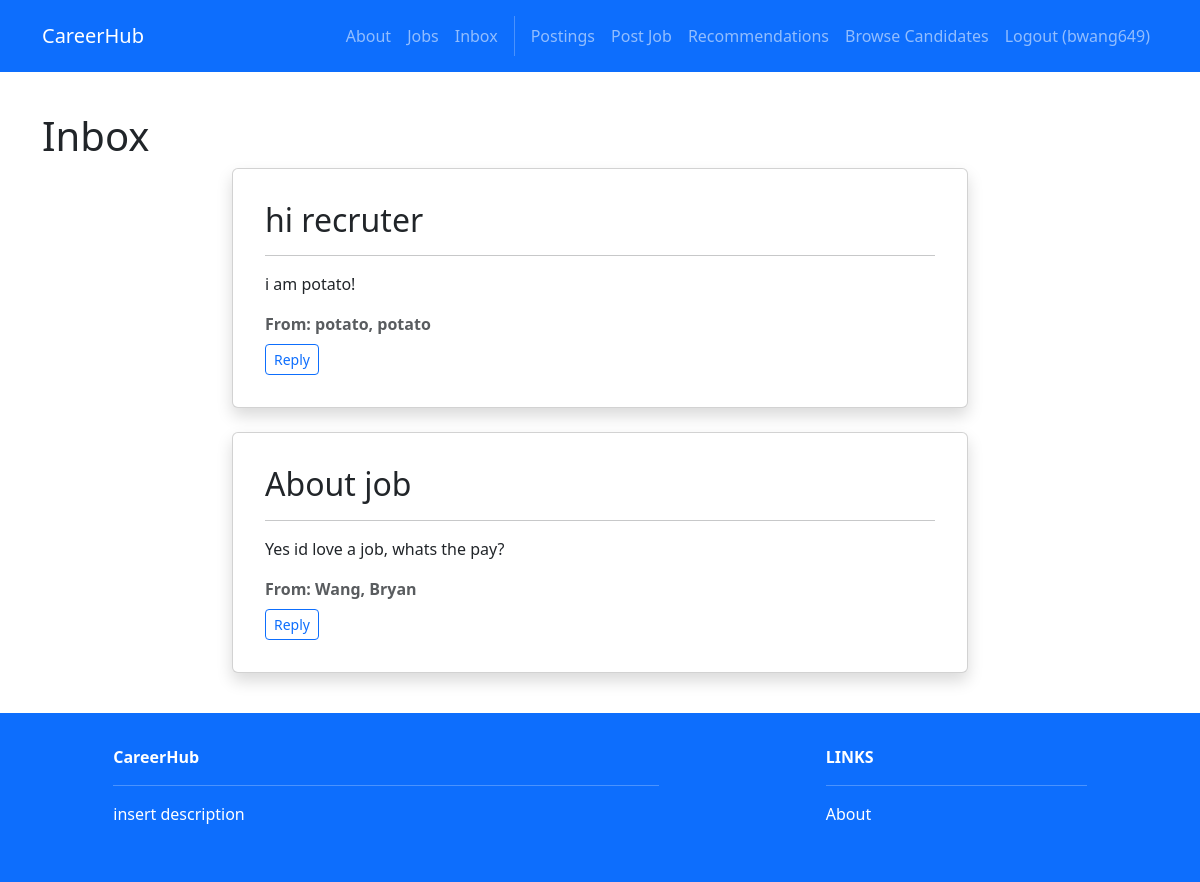
/inbox/ (signed in), run on the app's committed database.
### accounts/models.py (models this page shows)
class User(AbstractUser):
    firstname = models.CharField(max_length=150, blank=True)
    lastname = models.CharField(max_length=150, blank=True)
    username = models.CharField(max_length=150, unique=True)
    password = models.CharField(max_length=128)
    ROLE_CHOICES = [
        ('seeker', 'Job Seeker'),
        ('recruiter', 'Recruiter'),
    ]
    role = models.CharField(max_length=10, choices=ROLE_CHOICES, default='seeker')

### inbox/models.py (models this page shows)
class Message(models.Model):
    id = models.AutoField(primary_key=True)
    subject = models.CharField(max_length=50)
    body = models.TextField()
    sender = models.ForeignKey(User, related_name="+", on_delete=models.CASCADE)
    receiver = models.ForeignKey(User, related_name="receiver+", on_delete=models.CASCADE)
    created_at = models.DateTimeField(auto_now_add=True)

### inbox/views.py (the view)
# urls.py: path('', views.index, name='home.index'),
@login_required
def index(request):
    inbox = Message.objects.all().filter(receiver=request.user).order_by('-created_at')
    return render(request, 'inbox/index.html', {'inbox': inbox})

### inbox/templates/inbox/index.html
{% extends 'base.html' %}
{% block content %}
<div class="p-3 mt-4">
  <div class="container">
    <h1>Inbox</h1>
    <div class="row justify-content-center">
      <div class="col-md-8">
        {% for message in inbox %}
        <div class="card shadow p-3 mb-4 rounded">
          <div class="card-body">
            <h2>{{ message.subject }}</h2>
            <hr />
            <p>{{ message.body }}</p>
            <b class="text-muted">From: {{ message.sender.last_name }}, {{ message.sender.first_name }}</b>
            <br><a href="{% url 'inbox.compose' message.sender.id%}" class="btn btn-sm btn-outline-primary mt-2">
                Reply
            </a>
          </div>
        </div>
        {% endfor %}
      </div>
    </div>
  </div>
</div>
{% endblock content %}

### CareerHub/templates/base.html (shortened to what this page needs)
<!DOCTYPE html>
<html>
  {% load static %}
  <head>
    <link href=
      "https://cdn.jsdelivr.net/npm/bootstrap@5.3.3/dist/css/bootstrap.min.css" rel="stylesheet"
>
    <link rel=
      "stylesheet"  href="https://cdnjs.cloudflare.com/ajax/libs/font-awesome/6.1.1/css/all.min.css">
  </head>
  <body>
     <nav class="p-3 navbar navbar-dark bg-primary navbar-expand-lg">
      <div class="container">
        <a class="navbar-brand"
           href="{% url 'home.index' %}"> CareerHub
        </a>
        <div class="collapse navbar-collapse"
             id="navbarNavAltMarkup">
           <div class="navbar-nav ms-auto navbar-ml">
            <a class="nav-link"
               href="{% url 'home.about' %}">About</a>
            <a class="nav-link"
              href="{% url 'jobs.index' %}">Jobs</a>
            {% if user.is_authenticated %}
            <a class="nav-link"
              href="{% url 'inbox.index' %}">Inbox</a>
            {% endif %}
            {% if user.is_authenticated %}
              {% if user.role == "recruiter" %}
                <a class="nav-link" href="{% url 'recruiters.index' %}">Postings</a>
                <a class="nav-link" href="{% url 'recruiters.create' %}">Post Job</a>
                <a class="nav-link" href="{% url 'recruiters.recommendations' %}">Recommendations</a>
                <a class="nav-link" href="{% url 'recruiters.candidates' %}">Browse Candidates</a>
              {% else %}
                <a class="nav-link" href="{% url 'profiles.view' %}">Profile</a>
                <a class="nav-link" href="{% url 'jobs.recommendations' %}">Recommendations</a>
                <a class="nav-link" href="{% url 'jobs.applications' %}">Applications</a>
              {% endif %}
              <a class="nav-link" href="{% url 'accounts.logout' %}">Logout ({{user.username }})</a>
            {% else %}
              <a class="nav-link" href="{% url 'accounts.login' %}">Login</a>
              <a class="nav-link" href="{% url 'accounts.signup' %}">Sign Up</a>
            {% endif %}
          </div>
        </div>
      </div>
    </nav>
    <div>
      {% block content %}
      {% endblock content %}
    </div>
     <section class="p-3 ms-footer bg-primary d-none d-md-block">
      <div class="container">
        <div class="row mt-3 text-white">
          <div class="col-md-6 col-lg-6 col-xl-6 mx-auto mb-4">
            <b>CareerHub</b>
            <hr />
            <p>
              insert description
            </p>
          </div>
          <div class="col-md-3 col-lg-3 col-xl-3 mx-auto mb-4">
            <b>LINKS</b>
            <hr />
            <p><a class="nav-link"
              href="{% url 'home.about' %}">
              About
            </a></p>
          </div>
        </div>
      </div>
    </section>
  </body>
</html>

### data on the page
User: username "bwang649"
Message: subject "hi recruter", body "i am potato!", sender.last_name "potato", sender.first_name "potato"
Message: subject "About job", body "Yes id love a job, whats the pay?", sender.last_name "Wang", sender.first_name "Bryan"
